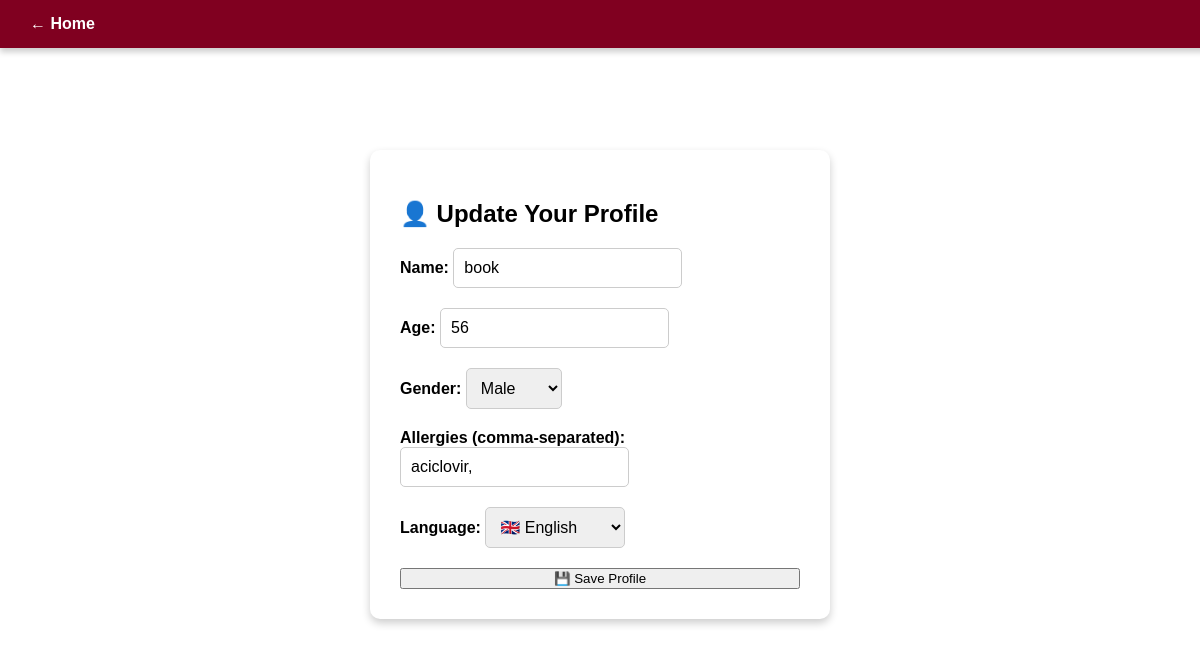
/user_profile.php (signed in), run on the app's committed database.
### tables this page shows
CREATE TABLE users (
    id INTEGER PRIMARY KEY AUTOINCREMENT,
    name TEXT NOT NULL,
    age INTEGER NOT NULL,
    gender TEXT NOT NULL,
    allergies TEXT NOT NULL  -- Comma-separated list of allergies
, password TEXT, email TEXT, language TEXT DEFAULT 'en');

### user_profile.php (the view, shortened to what this page needs)
<?php
$language = $_SESSION['language'] ?? 'en';
$langFile = __DIR__ . "/language/$language.php";
$lang = file_exists($langFile) ? require $langFile : require __DIR__ . "/language/en.php";
$darkMode = isset($_SESSION['dark_mode']) && $_SESSION['dark_mode'] === true;
try {
    $db = new PDO('sqlite:database.sqlite');
    $db->setAttribute(PDO::ATTR_ERRMODE, PDO::ERRMODE_EXCEPTION);
} catch (PDOException $e) {
    die("Database connection failed: " . $e->getMessage());
}
$user_id = $_SESSION['user_id'];
$stmt = $db->prepare("SELECT * FROM users WHERE id = ?");
$stmt->execute([$user_id]);
$user = $stmt->fetch(PDO::FETCH_ASSOC);
$name = $user['name'] ?? '';
$age = $user['age'] ?? '';
$gender = $user['gender'] ?? '';
$allergies = $user['allergies'] ?? '';
$language = $user['language'] ?? 'en';
?>
<!DOCTYPE html>
<html lang="<?= $language ?>">
<head>
    <link rel="stylesheet" href="css/design.css">
    <link rel="stylesheet" href="https://code.jquery.com/ui/1.12.1/themes/base/jquery-ui.css">
</head>
<body class="<?= $darkMode ? 'dark-mode home' : 'home' ?>">
<?php
$currentPage = basename($_SERVER['PHP_SELF']);
if ($currentPage !== 'index.php'): ?>
  <nav class="minimal-nav">
    <div class="minimal-container">
      <a href="index.php">← Home</a>
    </div>
  </nav>
<?php endif; ?>
<section class="profile-container">
  <div class="profile-box">
    <h1>👤 <?= $lang['update_profile'] ?></h1>
    <form method="POST">
        <label><?= $lang['name'] ?>: <input type="text" name="name" value="<?= htmlspecialchars($name) ?>" required></label>
        <label><?= $lang['age'] ?>: <input type="number" name="age" value="<?= htmlspecialchars($age) ?>" required></label>
        <label><?= $lang['gender'] ?>:
            <select name="gender">
                <option value="Male" <?= ($gender == "Male") ? "selected" : "" ?>><?= $lang['male'] ?></option>
            </select>
        </label>
        <label><?= $lang['allergies'] ?>:
            <input type="text" id="allergy-input" name="allergies" value="<?= htmlspecialchars($allergies) ?>" required>
        </label>
        <label><?= $lang['language'] ?>:
            <select name="language" required>
                <option value="en" <?= $language == 'en' ? 'selected' : '' ?>>🇬🇧 English</option>
            </select>
        </label>
        <button type="submit"><?= $lang['save'] ?></button>
    </form>
  </div>
</section>
</body>
</html>

### css/design.css (style rules this page uses)
body { font-family: 'Arial', sans-serif; background-color: #ffffff; margin: 0; padding: 0; }
body.home { margin-top: 60px; }
form { display: flex; flex-direction: column; margin-top: 20px; }
label { font-weight: bold; text-align: left; margin-bottom: 5px; }
input, select { padding: 10px; margin-bottom: 15px; border: 1px solid #ccc; border-radius: 5px; font-size: 16px; }
.profile-container { display: flex; justify-content: center; padding-top: 90px; padding-bottom: 40px; }
.profile-box { background: white; padding: 30px; border-radius: 10px; box-shadow: 0 4px 8px rgba(0, 0, 0, 0.2); max-width: 400px; width: 100%; }
.minimal-nav { background: #800020; padding: 15px 30px; box-shadow: 0 4px 6px rgba(0, 0, 0, 0.2); position: fixed; top: 0; left: 0; width: 100%; z-index: 1000; }
.minimal-container { max-width: 1200px; margin: 0 auto; display: flex; justify-content: space-between; align-items: center; }
.minimal-container a { color: #fff; font-weight: bold; text-decoration: none; font-size: 16px; }

### data on the page
users: name "book", age "56", gender "Male", allergies "aciclovir,", language "🇬🇧 English"

### other printed values
$lang['update_profile'] "Update Your Profile"
$lang['name'] "Name"
$lang['age'] "Age"
$lang['gender'] "Gender"
$lang['allergies'] "Allergies (comma-separated)"
$lang['language'] "Language"
$lang['save'] "💾 Save Profile"
